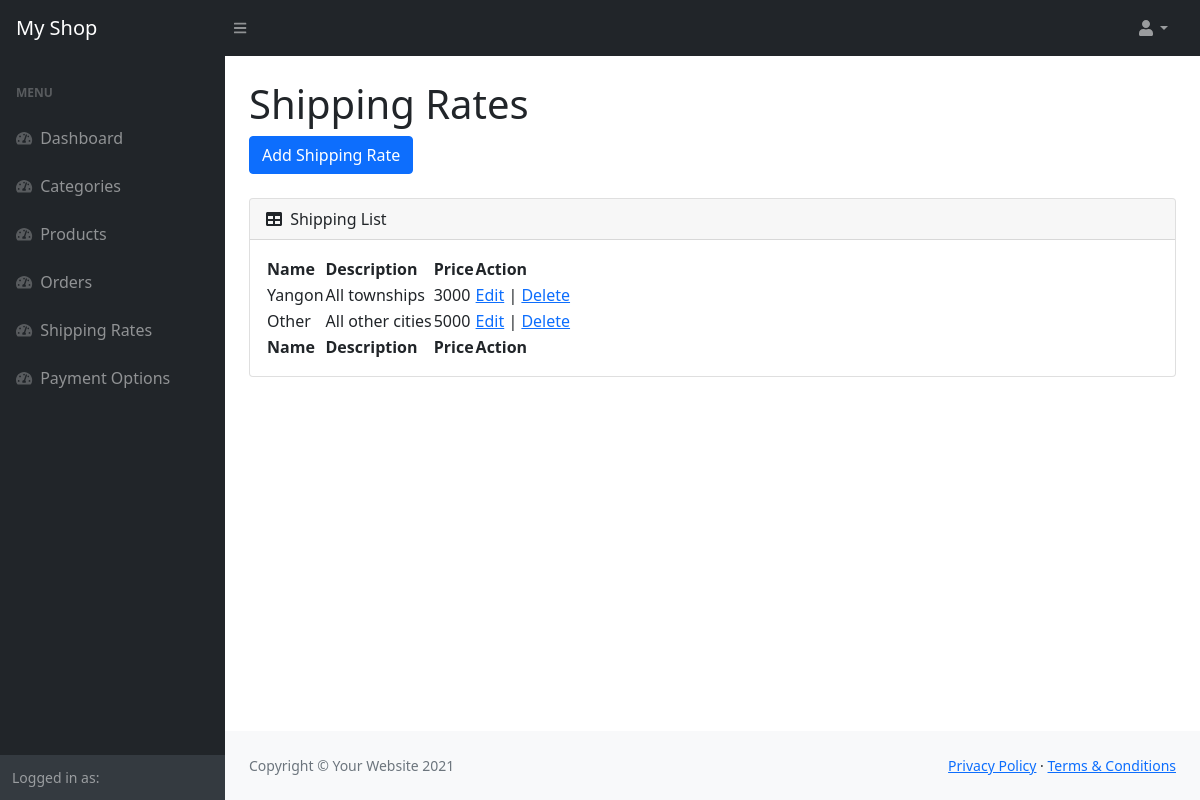
/admin/shipping_rates_list.php, run on the app's committed database.
### tables this page shows
CREATE TABLE `shippings` (
  `id` int(11) NOT NULL,
  `name` varchar(32) NOT NULL,
  `description` text NOT NULL,
  `price` int(32) NOT NULL,
  `created_on` datetime NOT NULL DEFAULT CURRENT_TIMESTAMP
);

### admin/shipping_rates_list.php (the view, shortened to what this page needs)
<?php
include('inc/connect.php');
$sql = "SELECT * FROM shippings";
$result = $conn->query($sql);
$shipping_rates = array();
if ($result->num_rows > 0) {
  while($row = $result->fetch_assoc()) {
    array_push($shipping_rates, $row);
  }
}
?>
<?php include("inc/header.php"); ?>
            <main>
                <div class="container-fluid px-4">
                    <h1 class="mt-4">Shipping Rates</h1>
                    <a class="btn btn-primary " href="shipping_rates_create.php">Add Shipping Rate</a>
                    <?php if(count($shipping_rates)): ?>
                    	<div class="card mt-4">
                            <div class="card-header">
                                <i class="fas fa-table me-1"></i>
                                Shipping List
                            </div>
                            <div class="card-body">
                                <table id="datatablesSimple">
                                    <thead>
                                        <tr>
                                            <th>Name</th>
                                            <th>Description</th>
                                            <th>Price</th>
                                            <th>Action</th>
                                        </tr>
                                    </thead>
                                    <tfoot>
                                        <tr>
                                            <th>Name</th>
                                            <th>Description</th>
                                            <th>Price</th>
                                            <th>Action</th>
                                        </tr>
                                    </tfoot>
                                    <tbody>
                                    	<?php
                                    		foreach($shipping_rates as $shipping_rate){
                                    			$description = nl2br($shipping_rate['description']);
                                    			$html = "<tr>";
                                            	$html .= "<td>{$shipping_rate['name']}</td>";
                                            	$html .= "<td>$description</td>";
                                                $html .= "<td>{$shipping_rate['price']}</td>";
                                                $html .= "<td>";
                                            	$html .= "<a href='shipping_rates_update.php?id={$shipping_rate['id']}'/>Edit</a> | ";
                                            	$html .= "<a href='shipping_rates_delete.php?id={$shipping_rate['id']}'/>Delete</a>";
                                            	$html .= "</td>";
                                        		$html .= "</tr>";
                                        		echo $html;
                                    		}
                                    	?>
                                    </tbody>
                                </table>
                            </div>
                        </div>
                    <?php else:?>
                    	<p>No records found</p>
                    <?php endif; ?>
                </div>
            </main>
<?php include("inc/footer.php"); ?>

### data on the page
shippings: name "Yangon", description "All townships", price "3000"
shippings: name "Other", description "All other cities", price "5000"
